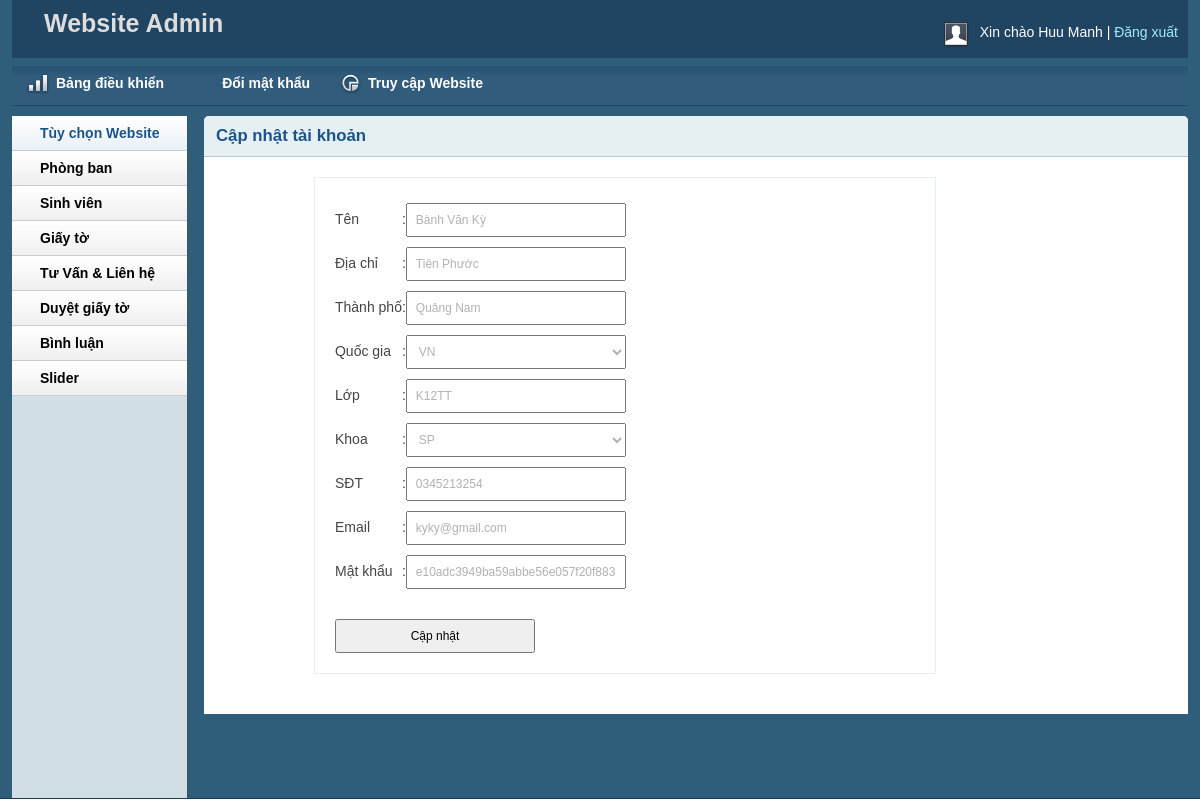
The page /admin/studentedit.php?id=5 (signed in) on the database its author committed.
### tables this page shows
CREATE TABLE IF NOT EXISTS `tbl_student` (
`id` int(11) NOT NULL,
  `name` varchar(255) NOT NULL,
  `address` varchar(255) NOT NULL,
  `city` varchar(50) NOT NULL,
  `country` varchar(50) NOT NULL,
  `mssv` varchar(30) NOT NULL,
  `class` varchar(200) NOT NULL,
  `department` varchar(50) NOT NULL,
  `phone` varchar(30) NOT NULL,
  `email` varchar(80) NOT NULL,
  `password` varchar(200) NOT NULL
);

### lib/database.php (called while the page is built, shortened)
<?php
Class Database{
   public $host   = DB_HOST;
   public $user   = DB_USER;
   public $pass   = DB_PASS;
   public $dbname = DB_NAME;
   public $link;
private function connectDB(){
   $this->link = new mysqli($this->host, $this->user, $this->pass,
    $this->dbname);
 }
public function select($query){
  $result = $this->link->query($query) or
   die($this->link->error.__LINE__);
  if($result->num_rows > 0){
    return $result;
  } else {
    return false;
  }
 }
}

### classes/student.php (called while the page is built, shortened)
<?php
    $filepath = realpath(dirname(__FILE__));
    include_once ($filepath.'/../lib/database.php');
?>
<?php
class student
{
    private $db;
    function __construct()
    {
            $this->db = new Database();
    }
        public function show_student($id){
            $query = "SELECT * FROM tbl_student WHERE id='$id'";
            $result = $this->db->select($query);
            return $result;
        }
}
?>

### admin/studentedit.php (the view, shortened to what this page needs)
<?php include 'inc/header.php';?>
<?php include 'inc/sidebar.php';?>
<?php include ('../classes/student.php'); ?>
<?php
    if(!isset($_GET['id']) || $_GET['id']==NULL){
       echo "<script>window.location ='studentlist.php'</script>";
    }else{
         $id = $_GET['id'];
    }
?>
        <div class="grid_10">
            <div class="box round first grid">
                <h2>Cập nhật tài khoản</h2>
               <div class="block copyblock">
                    <?php
                        $st = new student();
                        $get_students = $st->show_student($id);
                        if($get_students){
                            while($result = $get_students->fetch_assoc()){
                    ?>
                 <form action=""method="POST">
                         <table>
                            <tbody>
                            <tr>
                    <td>Tên</td>
                    <td>:</td>
                    <td><input style="font-size: 12px;
                                color: #B3B1B1;
                                padding: 8px;
                                outline: none;
                                margin: 5px 0;
                                width: 200px;"
                                type="text" name="name" value="<?php echo $result['name'] ?>"></td>
                </tr>
                <tr>
                    <td>Địa chỉ</td>
                    <td>:</td>
                    <td><input style="font-size: 12px;
                                color: #B3B1B1;
                                padding: 8px;
                                outline: none;
                                margin: 5px 0;
                                width: 200px;"
                                type="text" name="address" value="<?php echo $result['address'] ?>"></td>
                </tr>
                <tr>
                    <td>Thành phố</td>
                    <td>:</td>
                    <td><input style="font-size: 12px;
                                color: #B3B1B1;
                                padding: 8px;
                                outline: none;
                                margin: 5px 0;
                                width: 200px;"
                                type="text" name="city" value="<?php echo $result['city'] ?>"></td>
                </tr>
                <tr>
                    <td>Quốc gia</td>
                    <td>:</td>
                    <td><select style="font-size: 12px;
                                color: #B3B1B1;
                                padding: 8px;
                                outline: none;
                                margin: 5px 0;
                                width: 220px;"
                                id="country" name="country" onchange="change_country(this.value)" class="frm-field required">
                                <option ><?php echo $result['country'] ?></option>
                     </select></td>
                </tr>
                <tr>
                    <td>Lớp</td>
                    <td>:</td>
                    <td><input style="font-size: 12px;
                                color: #B3B1B1;
                                padding: 8px;
                                outline: none;
                                margin: 5px 0;
                                width: 200px;"
                                type="text" name="class" value="<?php echo $result['class'] ?>"></td>
                </tr>
                <tr>
                    <td>Khoa</td>
                    <td>:</td>
                    <td><select style="font-size: 12px;
                                color: #B3B1B1;
                                padding: 8px;
                                outline: none;
                                margin: 5px 0;
                                width: 220px;"
                                id="department" name="department" onchange="change_department(this.value)" class="frm-field required">
                                    <option ><?php echo $result['department'] ?></option>
                      </select></td>
                </tr>
                <tr>
                    <td>SĐT</td>
                    <td>:</td>
                    <td><input style="font-size: 12px;
                                color: #B3B1B1;
                                padding: 8px;
                                outline: none;
                                margin: 5px 0;
                                width: 200px;"
                                 type="text" name="phone" value="<?php echo $result['phone'] ?>"></td>
                </tr>
                <tr>
                    <td>Email</td>
                    <td>:</td>
                    <td><input style="font-size: 12px;
                                color: #B3B1B1;
                                padding: 8px;
                                outline: none;
                                margin: 5px 0;
                                width: 200px;"
                                type="text" name="email" value="<?php echo $result['email'] ?>"></td>
                </tr>
                <tr>
                    <td>Mật khẩu</td>
                    <td>:</td>
                    <td><input style="font-size: 12px;
                                color: #B3B1B1;
                                padding: 8px;
                                outline: none;
                                margin: 5px 0;
                                width: 200px;"
                                type="text" name="password" value="<?php echo $result['password'] ?>"></td>
                </tr>
                </tbody></table>
               <div class="search">
                <div><input style="font-size: 12px;
                                color: #000;
                                padding: 8px;
                                outline: none;
                                margin: 5px 0;
                                width: 200px;"
                                 id="signup" type="submit" name="submit" class="grey" value="Cập nhật"></div>
               </div>
                </form>
                <?php
                }
            }
                ?>
                </div>
            </div>
        </div>
<?php include 'inc/footer.php';?>

### admin/css/text.css (style rules this page uses)
body { font: 13px/1.5 Tahoma, Helvetica, Arial, 'Liberation Sans', FreeSans, sans-serif; }
h2 { font-size: 23px; }
p, dl, hr, h1, h2, h3, h4, h5, h6, ol, ul, pre, table, address, fieldset { margin-bottom: 20px; }

### admin/css/grid.css (style rules this page uses)
.grid_1, .grid_2, .grid_3, .grid_4, .grid_5, .grid_6, .grid_7, .grid_8, .grid_9, .grid_10, .grid_11, .grid_12, .grid_13, .grid_14, .grid_15, .grid_16 { display: inline; float: left; margin-left: 1%; margin-right: 1%; }
.container_12 .grid_10 { width: 81.333%; }

### admin/css/layout.css (style rules this page uses)
body { background: #fff none repeat scroll 0 0; color: #444; font-size: 14px; padding: 0; }
.grey { color:#C2C2C2; }
h1, h2, h3, h4, h5, h6 { line-height:1.2em; margin-bottom:.3em; }
h2 { margin-top:1em; }
.box { background:#fff; margin-bottom:20px; padding:10px 10px 10px 10px; margin-left:-8px; }
.box.grid { padding-bottom:40px; }
.box.round { -moz-border-radius: 5px 5px 0px 0px; -webkit-border-radius: 5px 5px 0px 0px; border-radius: 5px 5px 0px 0px; }
.box h2 { font-size:1.2em; font-weight:bold; color:#1B548D; background:#E6F0F3; margin:-10px -10px 0 -10px; padding:10px 12px; border-bottom:1px solid #B3CBD6; -moz-border-radius: 5px 5px 0px 0px; -webkit-border-radius: 5px 5px 0px 0px; border-radius: 5px 5px 0px 0px; }
.box.first { min-height: 406px; }
.block { padding-top:20px; }
.copyblock { border: 1px solid #e6f0f3; line-height: 32px; margin-left: 100px; margin-top: 20px; padding-left: 20px; width: 600px; }
.block { padding-bottom:1px; }

### rows shown on the page
tbl_student: name "Bành Văn Kỳ", address "Tiên Phước", city "Quảng Nam", country "VN", class "K12TT", department "SP", phone "0345213254", email "kyky@gmail.com", password "e10adc3949ba59abbe56e057f20f883e"

### other values the page prints
Session::get('adminName') "Huu Manh"
